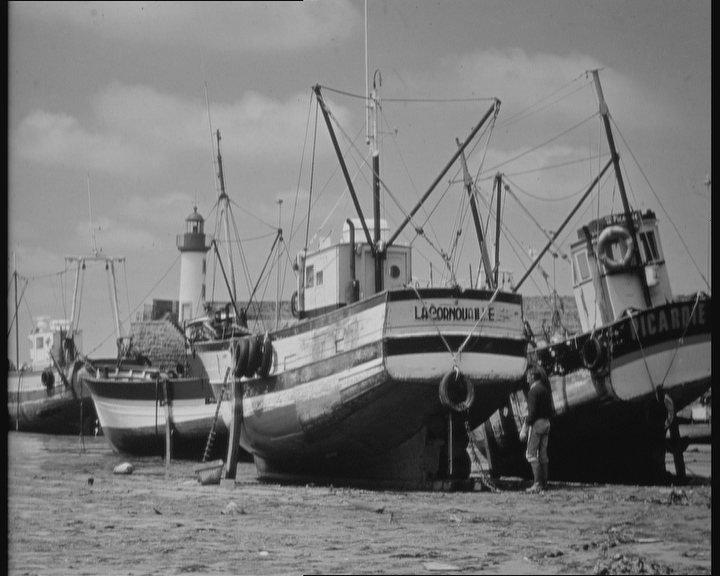
#> input picture _4.python/opencv/test1/boat.bmp, 720 x 576 px, found by its file name
$ python '例13.2.py'
#> lines starting #> are read from the running program, lines starting #| are printed output that depends on the picture
# -*- coding: utf-8 -*-
"""
Created on Tue Jul  3 17:03:50 2018
@author: 李立宗  lilizong@gmail.com
《opencv图穷匕见-python实现》 电子工业出版社
"""
import cv2
import matplotlib.pyplot as plt
o=cv2.imread("image\\boat.bmp")
#> o is the input picture: shape (576, 720, 3); min 3, max 220, mean 120
plt.hist(o.ravel(),16)
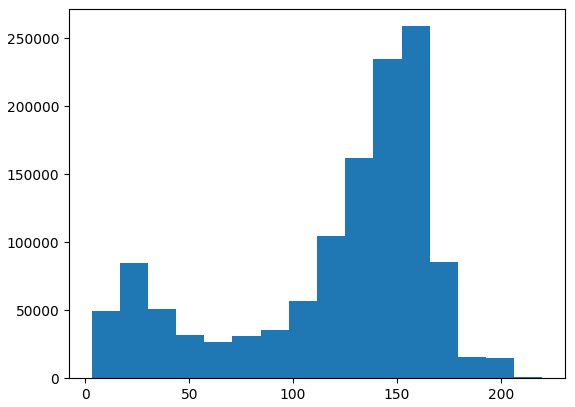
#> figure drawn by matplotlib, 1 panel; tallest bar 258969 high, from x = 152.2 to 165.8

$ run again, with _4.python/opencv/test1/girl.bmp copied over _4.python/opencv/test1/boat.bmp
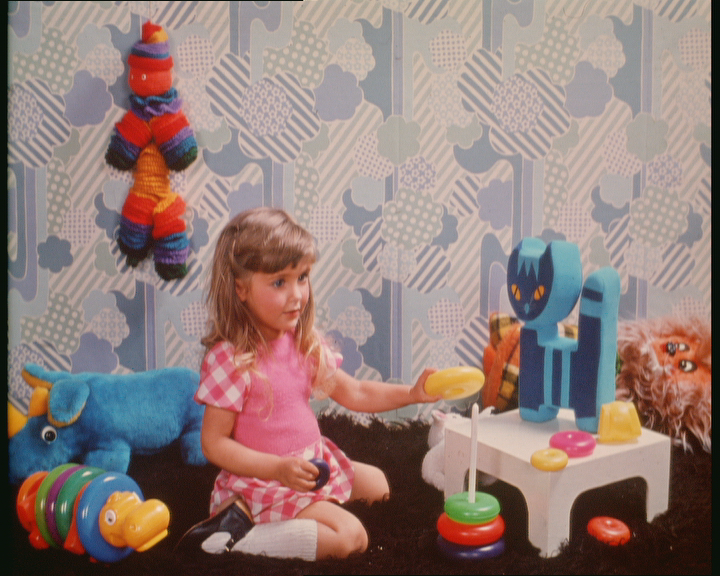
#> input picture _4.python/opencv/test1/girl.bmp, 720 x 576 px, found by its file name
#> o is the input picture: shape (576, 720, 3); mean B, G, R 120, 124.6, 145.6
#> `plt.hist(o.ravel(),16)`:
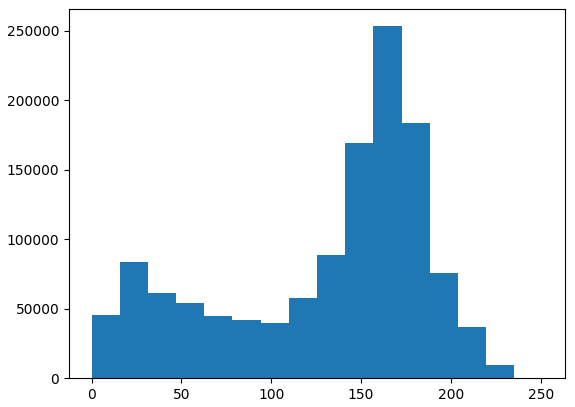
#> figure drawn by matplotlib, 1 panel; tallest bar 253110 high, from x = 156.9 to 172.6
